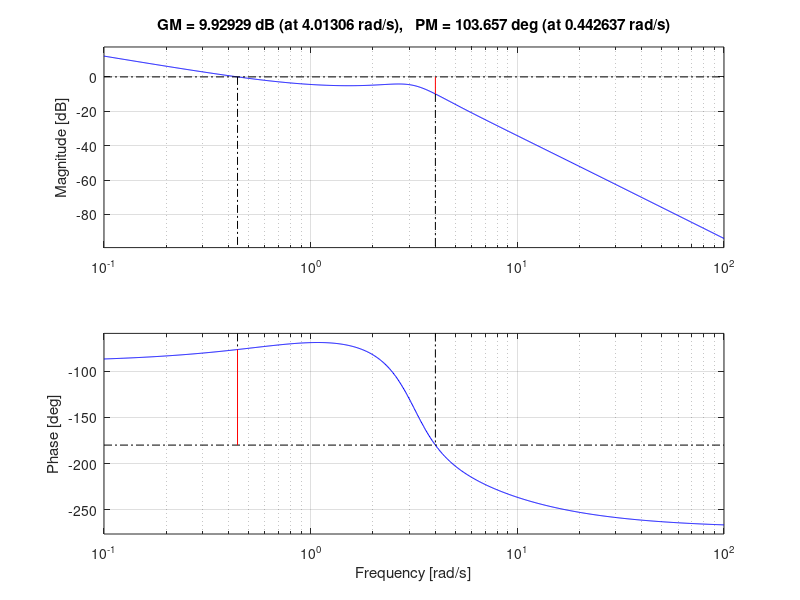

The MATLAB script that drew this image:
%Mathematical Equation: G(s)H(s) = 20s + 20/s(s+5)(s^2+2s+10)

% Define numerator and denominator
num = [20 20];
% Denominator is s^2+5s convoluted with s^2+2s+10
den = conv([1 5 0], [1 2 10]); 

% Create transfer function
sys = tf(num, den);

% Calculate and plot margins
figure;
margin(sys);
grid on;

% Extract margins and crossover frequencies
[Gm, Pm, Wcg, Wcp] = margin(sys);
Gm_dB = 20*log10(Gm);

% Display output to match notes
fprintf('Gain margin = %.4f dB\n', Gm_dB);
fprintf('Phase margin = %.4f deg\n', Pm);
fprintf('Gain crossover freq = %.4f rad/s\n', Wcg);
fprintf('Phase crossover freq = %.4f rad/s\n', Wcp);
